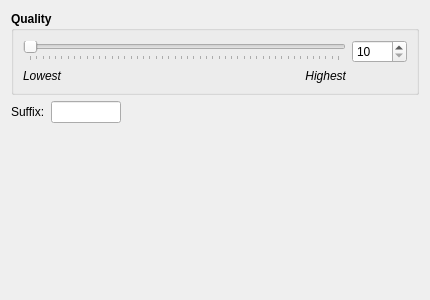
<?xml version="1.0" encoding="UTF-8"?>
<ui version="4.0">
 <class>FAACWidgetUI</class>
 <widget class="QWidget" name="FAACWidgetUI">
  <property name="geometry">
   <rect>
    <x>0</x>
    <y>0</y>
    <width>430</width>
    <height>300</height>
   </rect>
  </property>
  <property name="minimumSize">
   <size>
    <width>430</width>
    <height>300</height>
   </size>
  </property>
  <layout class="QGridLayout" name="gridLayout_2">
   <item row="0" column="0">
    <widget class="QGroupBox" name="groupBox">
     <property name="font">
      <font>
       <weight>75</weight>
       <bold>true</bold>
      </font>
     </property>
     <property name="title">
      <string>Quality</string>
     </property>
     <layout class="QGridLayout" name="gridLayout">
      <item row="0" column="0" colspan="3">
       <widget class="QSlider" name="horizontalSlider_quality">
        <property name="minimum">
         <number>10</number>
        </property>
        <property name="maximum">
         <number>500</number>
        </property>
        <property name="pageStep">
         <number>10</number>
        </property>
        <property name="orientation">
         <enum>Qt::Horizontal</enum>
        </property>
        <property name="tickPosition">
         <enum>QSlider::TicksBelow</enum>
        </property>
       </widget>
      </item>
      <item row="0" column="3">
       <widget class="QSpinBox" name="kintspinbox_quality">
        <property name="maximumSize">
         <size>
          <width>55</width>
          <height>16777215</height>
         </size>
        </property>
        <property name="font">
         <font>
          <weight>50</weight>
          <bold>false</bold>
         </font>
        </property>
        <property name="minimum">
         <number>10</number>
        </property>
        <property name="maximum">
         <number>500</number>
        </property>
       </widget>
      </item>
      <item row="1" column="0">
       <widget class="QLabel" name="label_lowest">
        <property name="font">
         <font>
          <weight>50</weight>
          <italic>true</italic>
          <bold>false</bold>
         </font>
        </property>
        <property name="text">
         <string>Lowest</string>
        </property>
       </widget>
      </item>
      <item row="1" column="1" colspan="2">
       <widget class="QLabel" name="label_highest">
        <property name="font">
         <font>
          <weight>50</weight>
          <italic>true</italic>
          <bold>false</bold>
         </font>
        </property>
        <property name="text">
         <string>Highest</string>
        </property>
        <property name="alignment">
         <set>Qt::AlignRight|Qt::AlignTrailing|Qt::AlignVCenter</set>
        </property>
       </widget>
      </item>
     </layout>
    </widget>
   </item>
   <item row="1" column="0">
    <layout class="QHBoxLayout" name="horizontalLayout">
     <item>
      <widget class="QLabel" name="label_suffix">
       <property name="sizePolicy">
        <sizepolicy hsizetype="Preferred" vsizetype="Fixed">
         <horstretch>0</horstretch>
         <verstretch>0</verstretch>
        </sizepolicy>
       </property>
       <property name="text">
        <string>Suffix:</string>
       </property>
      </widget>
     </item>
     <item>
      <widget class="KLineEdit" name="klineedit_suffix">
       <property name="sizePolicy">
        <sizepolicy hsizetype="Fixed" vsizetype="Fixed">
         <horstretch>30</horstretch>
         <verstretch>0</verstretch>
        </sizepolicy>
       </property>
       <property name="maximumSize">
        <size>
         <width>70</width>
         <height>16777215</height>
        </size>
       </property>
      </widget>
     </item>
     <item>
      <spacer name="horizontalSpacer">
       <property name="orientation">
        <enum>Qt::Horizontal</enum>
       </property>
       <property name="sizeHint" stdset="0">
        <size>
         <width>40</width>
         <height>20</height>
        </size>
       </property>
      </spacer>
     </item>
    </layout>
   </item>
   <item row="2" column="0">
    <spacer name="verticalSpacer">
     <property name="orientation">
      <enum>Qt::Vertical</enum>
     </property>
     <property name="sizeHint" stdset="0">
      <size>
       <width>20</width>
       <height>1</height>
      </size>
     </property>
    </spacer>
   </item>
  </layout>
 </widget>
 <customwidgets>
  <customwidget>
   <class>QSpinBox</class>
   <extends>QSpinBox</extends>
   <header>knuminput.h</header>
  </customwidget>
  <customwidget>
   <class>KLineEdit</class>
   <extends>QLineEdit</extends>
   <header>klineedit.h</header>
  </customwidget>
 </customwidgets>
 <resources/>
 <connections/>
</ui>
